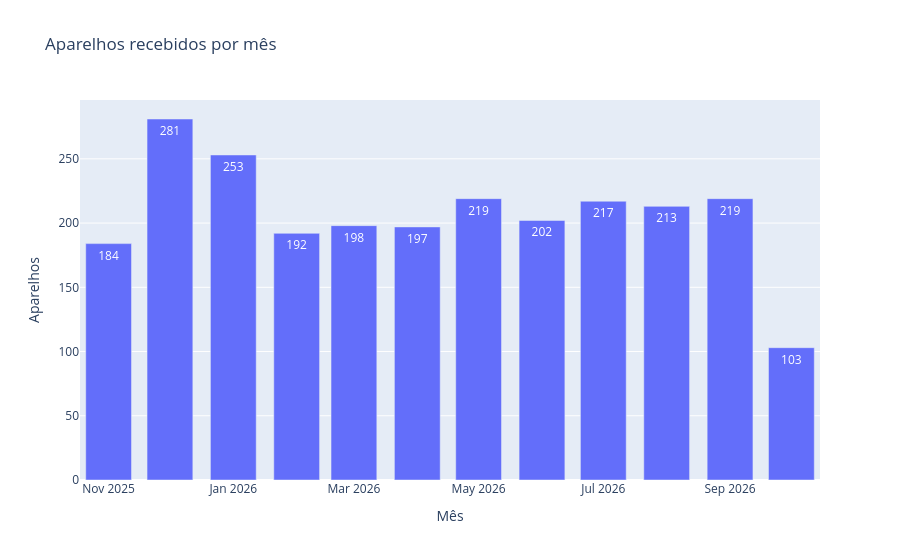

The notebook cell this image was saved under:
### Markdown cell above
## 2. Aparelhos recebidos por mês

### Code cell
por_mes = df.groupby("mes").size().reset_index(name="aparelhos")

fig = px.bar(por_mes, x="mes", y="aparelhos", title="Aparelhos recebidos por mês", text="aparelhos")
fig.update_layout(xaxis_title="Mês", yaxis_title="Aparelhos")
fig.show()

### Figure 1 — Plotly figure (JSON) as saved in the notebook; plotly's stock layout.template omitted (floating-point values rounded to 4 significant figures)
{"data": [{"hovertemplate": "mes=%{x}<br>aparelhos=%{text}<extra></extra>", "legendgroup": "", "marker": {"color": "#636efa", "pattern": {"shape": ""}}, "name": "", "orientation": "v", "showlegend": false, "text": [184.0, 281.0, 253.0, 192.0, 198.0, 197.0, 219.0, 202.0, 217.0, 213.0, 219.0, 103.0], "textposition": "auto", "type": "bar", "x": ["2025-11", "2025-12", "2026-01", "2026-02", "2026-03", "2026-04", "2026-05", "2026-06", "2026-07", "2026-08", "2026-09", "2026-10"], "xaxis": "x", "y": [184, 281, 253, 192, 198, 197, 219, 202, 217, 213, 219, 103], "yaxis": "y"}], "layout": {"barmode": "relative", "legend": {"tracegroupgap": 0}, "title": {"text": "Aparelhos recebidos por mês"}, "xaxis": {"anchor": "y", "domain": [0.0, 1.0], "title": {"text": "Mês"}}, "yaxis": {"anchor": "x", "domain": [0.0, 1.0], "title": {"text": "Aparelhos"}}}}
